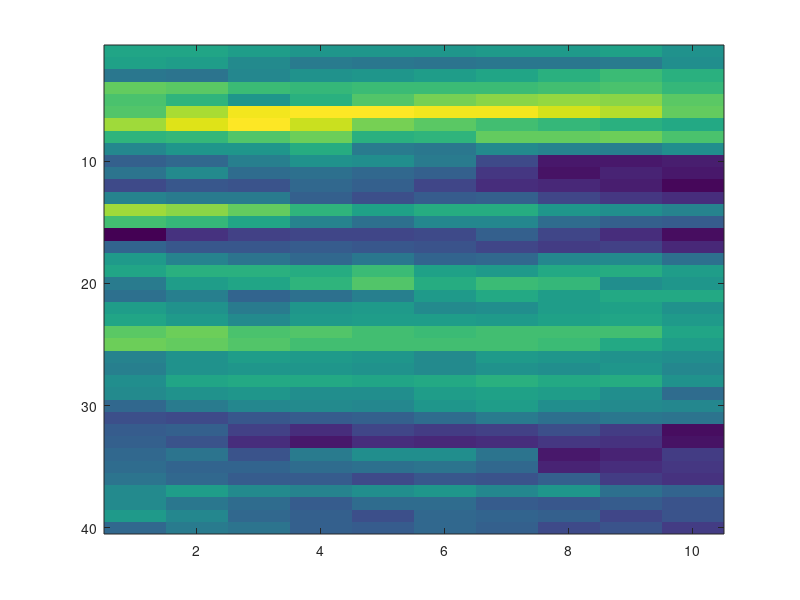

Write the MATLAB code that produced this figure.
ey12499 = [16.98  16.83  15.33  18.51  18.13  18.26  19.34  17.47  15.90  14.51  15.20  13.72  15.72  19.26  17.97  11.75  14.58  16.51  16.93  15.47  15.08  16.69  17.01  18.31  18.59  15.72  15.51  16.18  15.93  14.78  13.86  14.30  14.48  14.69  14.84  15.17  15.94  15.99  16.48  14.76 
17.00  16.74  15.21  18.31  17.53  19.49  20.21  17.64  16.41  14.73  15.92  14.18  15.41  19.10  17.59  13.09  14.20  15.73  17.31  16.68  15.57  16.31  16.53  18.58  18.48  16.23  16.20  16.99  16.25  15.46  13.74  14.49  14.11  15.12  14.53  14.67  16.65  15.32  15.83  15.40 
16.68  16.03  15.80  17.82  16.43  20.47  20.57  18.23  16.37  15.60  14.84  14.09  15.38  18.49  16.92  13.51  14.21  15.10  17.44  16.96  14.64  15.45  15.99  18.10  18.17  16.72  16.42  17.05  16.34  15.79  14.12  13.51  12.91  14.08  14.61  14.33  15.96  14.94  14.76  15.12 
16.44  15.48  16.25  17.68  17.44  20.64  19.92  18.68  17.25  16.28  15.08  14.68  14.49  17.46  15.77  13.67  14.31  14.69  17.23  17.52  14.98  16.43  16.61  18.19  17.93  16.55  16.38  17.08  16.06  16.01  14.29  12.94  12.39  15.44  14.81  14.26  15.64  14.36  14.44  14.39 
16.37  15.26  16.40  17.75  18.23  20.51  18.83  17.35  15.38  16.15  14.76  14.44  13.88  16.87  14.99  13.56  14.21  15.35  17.83  18.25  15.52  16.57  16.74  17.92  17.87  16.45  16.23  16.95  16.14  15.87  14.47  13.64  12.94  16.16  14.95  13.80  16.09  14.90  13.97  14.31 
16.36  15.16  16.65  17.77  18.78  20.48  18.35  17.46  15.24  15.43  14.39  13.68  14.38  17.22  15.87  13.72  13.99  14.58  16.86  17.25  16.61  16.03  16.63  17.85  18.00  16.01  16.01  17.12  16.63  16.37  14.89  13.31  12.77  16.11  15.14  14.22  16.36  14.81  14.76  14.74 
16.54  15.31  16.95  17.83  19.11  20.37  17.97  18.45  15.94  13.72  13.25  12.97  14.44  17.17  15.83  14.49  13.64  14.79  16.60  17.77  17.04  16.08  16.58  17.89  17.91  16.52  16.27  17.37  16.83  16.63  15.46  13.45  12.89  15.12  14.69  14.11  15.88  14.29  14.57  14.51 
16.60  15.29  17.39  17.97  19.20  20.06  17.59  18.55  15.73  12.32  12.17  12.78  13.60  16.46  14.86  13.67  13.39  15.86  17.11  17.62  16.75  16.66  16.80  17.99  17.76  16.42  16.10  17.12  16.72  16.19  15.02  13.89  13.18  12.40  12.60  14.49  16.35  14.20  14.50  13.81 
16.83  15.44  17.81  18.12  19.03  19.56  17.43  18.60  15.59  12.40  12.71  12.58  13.19  16.17  14.41  12.91  13.48  15.96  17.20  16.19  17.08  16.78  16.94  17.91  17.12  16.20  16.36  17.25  16.06  15.92  15.26  13.28  13.05  12.60  12.87  13.31  15.02  14.36  13.58  14.07 
16.23  16.18  17.44  17.62  18.37  18.51  17.16  18.09  16.14  12.54  12.40  11.99  12.96  15.74  14.33  12.14  12.78  15.00  16.72  16.44  17.09  16.31  16.50  17.01  16.66  16.06  15.90  16.29  14.84  15.85  15.20  12.08  12.30  13.38  13.14  13.08  14.62  14.09  14.01  13.34];

% figure;
% imagesc(ey12499');

ey12501 = [15.21  15.00  15.12  15.42  16.17  16.99  18.97  18.99  16.16  15.07  16.01  15.21  13.78  15.03  15.98  16.36  14.82  17.52  18.26  17.20  16.02  17.23  17.65  16.28  15.75  17.03  16.77  16.74  15.52  12.52  12.37  14.32  14.44  14.64  13.66  14.13  15.65  15.35  16.39  14.78 
15.22  15.28  15.28  15.25  16.23  17.72  18.01  19.00  17.63  13.85  15.75  15.33  13.15  15.03  15.66  15.35  14.30  16.97  18.39  17.92  16.31  16.97  17.66  16.70  16.39  17.11  17.55  17.07  15.99  13.99  13.02  14.67  14.69  13.88  13.52  13.54  16.01  15.49  16.97  15.68 
15.16  15.57  15.43  15.51  16.64  17.97  18.72  18.92  15.48  12.88  15.69  15.47  13.32  15.28  14.62  14.38  13.92  15.47  16.99  18.27  17.49  16.30  16.85  17.42  17.31  16.80  17.73  17.83  16.59  15.42  13.43  14.44  14.48  14.06  13.60  14.52  17.10  15.44  17.07  15.41 
14.93  15.84  15.70  16.05  17.18  18.16  17.72  19.14  17.18  13.69  14.59  13.94  11.78  14.48  14.43  14.17  13.76  15.66  17.11  17.33  17.95  17.00  17.01  17.24  18.05  17.60  17.30  17.83  18.36  17.34  14.61  14.41  14.50  14.53  13.75  14.74  16.65  14.09  14.52  14.23 
14.86  15.90  15.82  16.73  17.55  18.39  17.64  18.44  16.11  14.86  15.84  14.82  14.14  15.95  15.41  14.34  12.66  15.48  16.71  16.47  17.74  17.29  16.41  16.35  17.86  18.03  17.21  17.69  18.32  17.42  14.95  13.69  13.42  13.69  13.48  13.65  16.25  14.60  15.69  14.95 
14.75  16.06  16.07  16.79  18.00  17.24  17.49  17.78  15.22  13.26  15.60  14.99  13.95  15.77  15.06  13.94  12.43  14.94  15.25  15.73  17.21  17.59  16.25  16.62  17.63  18.20  17.57  17.93  18.57  18.19  15.93  13.00  13.48  13.76  13.18  14.16  17.34  14.60  14.50  15.45 
14.80  16.24  16.24  17.22  18.22  17.58  16.74  18.15  16.80  14.41  15.84  15.07  13.70  16.12  15.73  14.59  12.54  15.10  16.09  15.34  17.34  18.12  16.60  17.24  17.68  18.29  17.73  17.97  18.54  17.92  15.68  13.48  13.54  15.11  14.11  14.06  16.69  14.23  14.53  16.44 
14.73  16.42  16.12  17.82  17.79  17.99  15.28  16.68  15.20  13.21  14.96  14.18  13.56  15.78  15.71  14.90  12.62  15.10  16.24  14.47  16.85  17.78  16.41  16.53  17.59  18.20  17.59  17.86  18.44  17.52  15.07  14.35  14.11  16.31  15.48  14.56  16.14  13.94  15.07  16.82 
15.02  16.50  16.61  18.08  17.75  17.30  15.41  16.38  15.09  13.59  15.28  14.70  13.69  16.42  15.58  14.72  12.29  14.10  15.45  13.47  15.90  17.77  17.19  16.48  18.01  18.30  17.61  18.03  18.56  17.47  14.44  14.10  13.46  16.76  15.86  14.27  16.35  14.34  15.05  16.24 
15.45  16.38  17.41  18.17  18.53  16.18  15.73  15.39  14.23  12.25  15.55  14.66  11.78  15.73  14.71  13.19  11.78  13.98  14.78  12.75  15.84  17.53  16.89  16.48  17.97  18.10  17.15  17.93  18.38  16.67  15.17  13.86  14.04  16.66  15.51  14.20  15.79  13.84  14.65  16.21 
15.02  15.76  16.89  17.29  18.24  16.13  15.58  15.77  14.26  12.05  14.83  14.14  11.16  14.66  14.20  10.46  10.63  13.20  14.27  13.65  15.51  17.63  16.51  16.20  17.21  16.67  15.51  16.67  17.03  15.62  14.80  13.60  13.30  14.18  13.25  13.79  15.61  13.31  13.81  15.49];

% figure;
% imagesc(ey12501');

ey12503 = [16.98  16.83  15.33  18.51  18.13  18.26  19.34  17.47  15.90  14.51  15.20  13.72  15.72  19.26  17.97  11.75  14.58  16.51  16.93  15.47  15.08  16.69  17.01  18.31  18.59  15.72  15.51  16.18  15.93  14.78  13.86  14.30  14.48  14.69  14.84  15.17  15.94  15.99  16.48  14.76 
17.00  16.74  15.21  18.31  17.53  19.49  20.21  17.64  16.41  14.73  15.92  14.18  15.41  19.10  17.59  13.09  14.20  15.73  17.31  16.68  15.57  16.31  16.53  18.58  18.48  16.23  16.20  16.99  16.25  15.46  13.74  14.49  14.11  15.12  14.53  14.67  16.65  15.32  15.83  15.40 
16.68  16.03  15.80  17.82  16.43  20.47  20.57  18.23  16.37  15.60  14.84  14.09  15.38  18.49  16.92  13.51  14.21  15.10  17.44  16.96  14.64  15.45  15.99  18.10  18.17  16.72  16.42  17.05  16.34  15.79  14.12  13.51  12.91  14.08  14.61  14.33  15.96  14.94  14.76  15.12 
16.44  15.48  16.25  17.68  17.44  20.64  19.92  18.68  17.25  16.28  15.08  14.68  14.49  17.46  15.77  13.67  14.31  14.69  17.23  17.52  14.98  16.43  16.61  18.19  17.93  16.55  16.38  17.08  16.06  16.01  14.29  12.94  12.39  15.44  14.81  14.26  15.64  14.36  14.44  14.39 
16.37  15.26  16.40  17.75  18.23  20.51  18.83  17.35  15.38  16.15  14.76  14.44  13.88  16.87  14.99  13.56  14.21  15.35  17.83  18.25  15.52  16.57  16.74  17.92  17.87  16.45  16.23  16.95  16.14  15.87  14.47  13.64  12.94  16.16  14.95  13.80  16.09  14.90  13.97  14.31 
16.36  15.16  16.65  17.77  18.78  20.48  18.35  17.46  15.24  15.43  14.39  13.68  14.38  17.22  15.87  13.72  13.99  14.58  16.86  17.25  16.61  16.03  16.63  17.85  18.00  16.01  16.01  17.12  16.63  16.37  14.89  13.31  12.77  16.11  15.14  14.22  16.36  14.81  14.76  14.74 
16.54  15.31  16.95  17.83  19.11  20.37  17.97  18.45  15.94  13.72  13.25  12.97  14.44  17.17  15.83  14.49  13.64  14.79  16.60  17.77  17.04  16.08  16.58  17.89  17.91  16.52  16.27  17.37  16.83  16.63  15.46  13.45  12.89  15.12  14.69  14.11  15.88  14.29  14.57  14.51 
16.60  15.29  17.39  17.97  19.20  20.06  17.59  18.55  15.73  12.32  12.17  12.78  13.60  16.46  14.86  13.67  13.39  15.86  17.11  17.62  16.75  16.66  16.80  17.99  17.76  16.42  16.10  17.12  16.72  16.19  15.02  13.89  13.18  12.40  12.60  14.49  16.35  14.20  14.50  13.81 
16.83  15.44  17.81  18.12  19.03  19.56  17.43  18.60  15.59  12.40  12.71  12.58  13.19  16.17  14.41  12.91  13.48  15.96  17.20  16.19  17.08  16.78  16.94  17.91  17.12  16.20  16.36  17.25  16.06  15.92  15.26  13.28  13.05  12.60  12.87  13.31  15.02  14.36  13.58  14.07 
16.23  16.18  17.44  17.62  18.37  18.51  17.16  18.09  16.14  12.54  12.40  11.99  12.96  15.74  14.33  12.14  12.78  15.00  16.72  16.44  17.09  16.31  16.50  17.01  16.66  16.06  15.90  16.29  14.84  15.85  15.20  12.08  12.30  13.38  13.14  13.08  14.62  14.09  14.01  13.34];

figure;
imagesc(ey12503');
